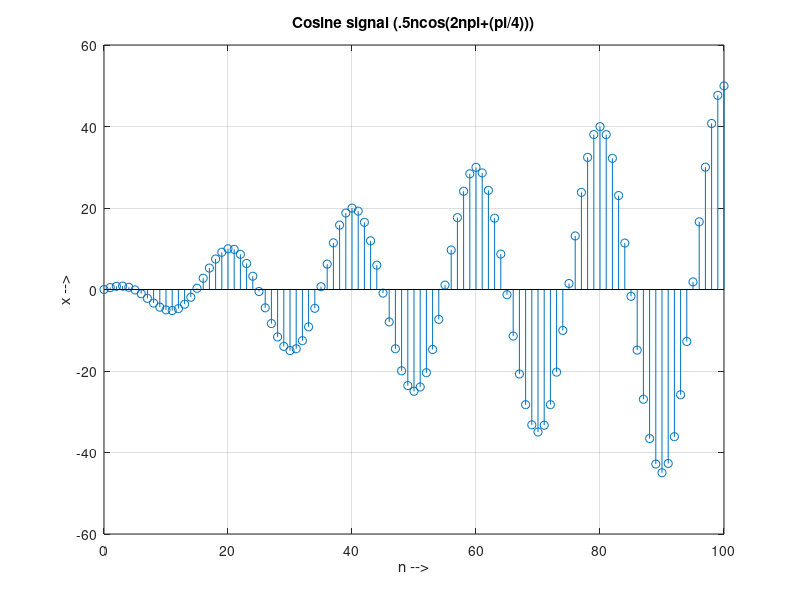

MATLAB code to generate this figure:
clc; %Clear the window
close all;  %Close all files
clear all; %Clear the screen
n=0:1:100; %Range of n
y=cos(.05*((2*pi*n)+(pi/4)));
x=.5.*n.*y;
stem(n,x);
grid on;
title('Cosine signal (.5ncos(2npi+(pi/4)))');
xlabel('n -->');
ylabel('x -->'); 